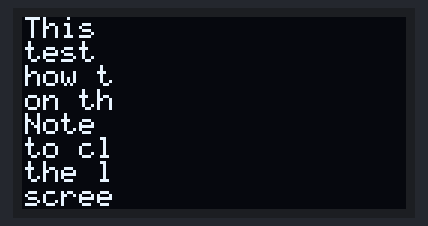
Simulated run of this sketch. Board: Arduino Uno, built with avr-gcc and run on an emulated ATmega328P. Shown: 128×64 one-colour display. Wiring (inferred from the names in the program): SSD1306 OLED at I2C address 0x3C.

Above: at 0.6 s.

The sketch:

basicmessage.ino
```cpp
/*
 *  Roger D. Pease 3 Jan 2025.
 *  Free to use and modify. Tested on a SSD1315 with a Seeedstudio Xiao.
 *  Font leveraged from https://github.com/tejashwikalptaru/ssd1306xled/blob/master/font8x16.h
 */


#include "font6x8.h"
#include <Wire.h>

const uint8_t ssd1315_init_sequence [] PROGMEM = {      // Initialization Sequence^M
        0xAE,             // Set Display ON/OFF - AE=OFF, AF=ON
        0xD5, 0x40,       // Set display clock divide ratio/oscillator frequency, set divide ratio
                          // I was getting flickering with 0xD5 0x90
        0xA8, 0x3F,       // Set multiplex ratio (1 to 64) ... (height - 1)
        0xD3, 0x00,       // Set display offset. 00 = no offset
        0x40 | 0x00,      // Set start line address, at 0

        0x20, 0x02,       // Set Memory Addressing Mode - 00=Horizontal, 01=Vertical, 10=Page, 11=Invalid
        0xA0 | 0x01,      // Set Segment Re-map
        0xC8,             // Set COM Output Scan Direction
        0xDA, 0x12,       // Set COM Pins Hardware Configuration - 128x32:0x02, 128x64:0x12
        0x81, 0x30,       // Set contrast control register
        0xD9, 0xF1,       // Set pre-charge period (0x22 or 0xF1)
        0xDB, 0x20,       // Set Vcomh Deselect Level - 0x00: 0.65 x VCC, 0x20: 0.77 x VCC (RESET), 0x30: 0.83 x VCC
        0xA4,             // Entire Display ON (resume) - output RAM to display
        0xA6,             // Set Normal/Inverse Display mode. A6=Normal; A7=Inverse
        0x8D, 0x14,       // Charge Pump Setting, 14h = Enable Charge Pump

        0x2E,             // Deactivate Scroll command
        0xAF,             // Set Display ON/OFF - AE=OFF, AF=ON
};


#define COMMAND  (0x0)
#define DATA     (0x40)
#define DEVICEID (0x3C)

void setup() {


  Serial.begin(9600);
  Wire.begin();
  Wire.setClock(1000000);

  Wire.beginTransmission(DEVICEID);
  Wire.write(COMMAND);
  for (int i = 0; i< sizeof(ssd1315_init_sequence);i++)
      Wire.write(ssd1315_init_sequence[i]);
  Wire.endTransmission();
  delay(500);


}


void ssd1315_setpos(uint8_t column, uint8_t page)
{

  Wire.beginTransmission(DEVICEID);
  Wire.write(COMMAND);
  Wire.write(0xb0 | (page & 0x07));
  Wire.write(0x10 | ((column & 0xf0) >> 4));
  Wire.write(column & 0x0f);
  Wire.endTransmission();

}


int count = 0;

void string_to_68_buffer(char * string, int stringlen, char * page)
{
   int pageposition = 0;
   const int fontwid = 6;
   for (int i = 0; i < stringlen;i++)
   {
     char character = string[i];
     int charindex = (int) character - 32;

     for (int fontcol = 0; fontcol < fontwid;fontcol++)
     {
       *(page+pageposition++) = ssd1306xled_font6x8[charindex*fontwid + fontcol];
     }
   }
   // clean up to rest of line.
   while (pageposition < 128) { *(page+pageposition++) = 0;}
}

char strings[][24] =
       {
        "This is a basic",
        "test message to see",
        "how this font looks",
        "on the display.",
        "Note that we have",
        "to clean the end of",
        "the line or the ",
        "screen shows junk!"
        };

char buffer[128];
int page;

void loop() {

  for (page = 0;page < 8;page ++)
  {

    string_to_68_buffer(strings[page], strlen(strings[page]), buffer);

    ssd1315_setpos(0,page);
    Wire.beginTransmission(DEVICEID); // transmit to device #4
    Wire.write(DATA); // Control byte saying data is about to come.
    Wire.write(buffer,128);
    Wire.endTransmission();

  }

  delay(1000);

}
```

Source omitted: font6x8.h (data table, 4543 bytes)
